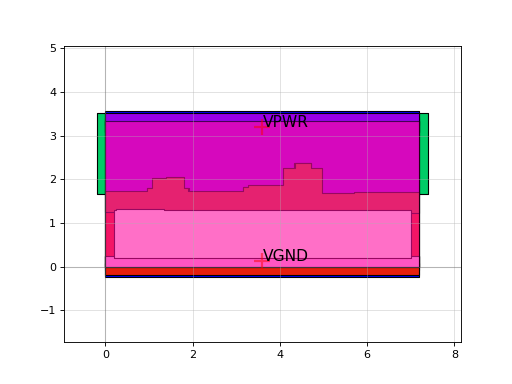

Python code for this plot:
import sky130

c = sky130.components.sky130_fd_sc_hs__dlxtn_2()
c.plot()
